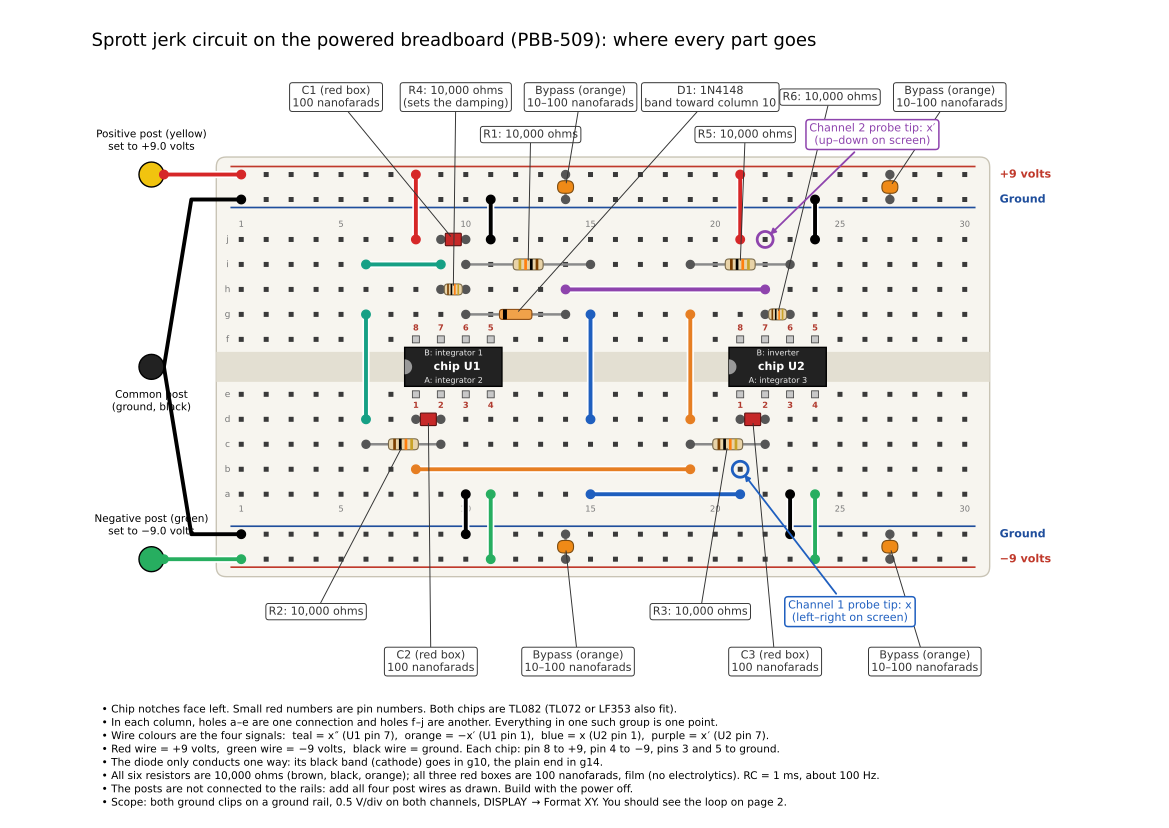

Python code for this plot:
"""Breadboard build sheet for Sprott's diode jerk circuit (Sprott, IEEE TCAS-II 58, 240, 2011, Fig. 1).

x''' = -x'' - x - f(x'): three integrators in a loop, an inverter, and one diode.
Page 1: hole-by-hole layout on the PBB-509 (same board drawing as the Chua build sheet).
Page 2: parts list, what each op-amp does, bring-up steps, and the simulated x' vs x picture.
A netlist check runs first and stops the script if the wiring does not match the schematic.
Writes sprott_build.pdf, sprott_build_page1.png (150 dpi), sprott_build_preview.png (page 1),
sprott_build_p2_preview.png.
"""

import matplotlib.pyplot as plt
import numpy as np
from matplotlib.backends.backend_pdf import PdfPages
from matplotlib.patches import Circle, FancyBboxPatch, Rectangle, Wedge
from matplotlib.transforms import Affine2D
from scipy.integrate import solve_ivp

OUT_PDF = "sprott_build.pdf"
OUT_P1 = "sprott_build_preview.png"
OUT_PAGE1 = "sprott_build_page1.png"  # page 1 at 150 dpi, shown in the README and docs/build.md
OUT_P2 = "sprott_build_p2_preview.png"

# component values (all resistors equal, all three integrator capacitors equal; RC sets the speed)
R_OHM = 10_000
C_NF = 100
R4_OHM = 10_000  # damping resistor across C1 ("the leftmost resistor" in the paper); A = R / R4
SUPPLY_V = 9.0
DIODE = "1N4148"
IS, NIDEAL, VT = 2.52e-9, 1.752, 0.02585  # 1N4148 model used for the simulated picture

NCOL = 30
ROWS = "abcdefghij"
ROW_Y = {r: (i + 1 if i < 5 else i + 2.2) for i, r in enumerate(ROWS)}
RAIL_Y = {"bot_neg": -1.6, "bot_gnd": -0.6, "top_gnd": 12.8, "top_pos": 13.8}
RAIL_STYLE = {
    "top_pos": ("#c0392b", f"+{SUPPLY_V:.0f} volts"),
    "top_gnd": ("#1f4e9c", "Ground"),
    "bot_gnd": ("#1f4e9c", "Ground"),
    "bot_neg": ("#c0392b", f"−{SUPPLY_V:.0f} volts"),
}
BAND = {
    0: "black",
    1: "#7b3f00",
    2: "#d62728",
    3: "#ff7f0e",
    4: "#f1c40f",
    5: "#2e8b57",
    6: "#1f5fbf",
    7: "#8e44ad",
    8: "#8c8c8c",
    9: "white",
}
COLOR_NAME = {
    0: "black",
    1: "brown",
    2: "red",
    3: "orange",
    4: "yellow",
    5: "green",
    6: "blue",
    7: "violet",
    8: "grey",
    9: "white",
}
LABEL_KW = dict(fontsize=8, ha="center", va="center", zorder=12)
FILM, CERAMIC = "#c62828", "#ef8a17"

# signal colours: one colour per signal, used for its wires and its labels
C_X, C_XD, C_MXD, C_XDD = "#1f5fbf", "#8e44ad", "#e67e22", "#16a085"

# ---------------------------------------------------------------- the layout, as data
# chips: name -> first column (pin 1 / pin 8 column); notch faces left
CHIPS = {"U1": 8, "U2": 21}
# op-amp roles: (chip, half) -> (job, output node, inverting-input node)
OPAMPS = {
    ("U1", "B"): ("integrator 1", "xdd", "N1"),
    ("U1", "A"): ("integrator 2", "mxd", "N2"),
    ("U2", "A"): ("integrator 3", "x", "N3"),
    ("U2", "B"): ("inverter", "xd", "N4"),
}
# two-lead parts: (name, kind, hole1, hole2, value).  diode: hole1 = anode, hole2 = cathode (band)
PARTS = [
    ("R1", "R", "i15", "i10", R_OHM),
    ("R2", "R", "c6", "c9", R_OHM),
    ("R3", "R", "c19", "c22", R_OHM),
    ("R4", "R", "h9", "h10", R4_OHM),
    ("R5", "R", "i19", "i23", R_OHM),
    ("R6", "R", "g22", "g23", R_OHM),
    ("C1", "C", "j9", "j10", C_NF),
    ("C2", "C", "d8", "d9", C_NF),
    ("C3", "C", "d21", "d22", C_NF),
    ("D1", "D", "g14", "g10", DIODE),
]
# signal wires: (hole1, hole2, colour)
WIRES = [
    ("i9", "i6", C_XDD),
    ("g6", "d6", C_XDD),
    ("b8", "b19", C_MXD),
    ("d19", "g19", C_MXD),
    ("h22", "h14", C_XD),
    ("a21", "a15", C_X),
    ("d15", "g15", C_X),
]
# power wires: (hole, rail, colour)
POWER = [
    ("j8", "top_pos", "#d62728"),
    ("j21", "top_pos", "#d62728"),
    ("j11", "top_gnd", "black"),
    ("j24", "top_gnd", "black"),
    ("a10", "bot_gnd", "black"),
    ("a23", "bot_gnd", "black"),
    ("a11", "bot_neg", "#27ae60"),
    ("a24", "bot_neg", "#27ae60"),
]
BYPASS = [
    ("top_pos", "top_gnd", 14),
    ("top_pos", "top_gnd", 27),
    ("bot_gnd", "bot_neg", 14),
    ("bot_gnd", "bot_neg", 27),
]
PROBES = {"Channel 1 (x)": "b21", "Channel 2 (x′)": "j22"}

# what the schematic says each node connects to (Sprott 2011, Fig. 1)
EXPECTED = {
    "N1": {
        "U1.6",
        "R1",
        "R4",
        "C1",
        "D1-",
    },
    "xdd": {"U1.7", "R4", "C1", "R2"},
    "N2": {"U1.2", "R2", "C2"},
    "mxd": {"U1.1", "C2", "R3", "R5"},
    "N3": {"U2.2", "R3", "C3"},
    "x": {"U2.1", "C3", "R1", "Channel 1 (x)"},
    "N4": {"U2.6", "R5", "R6"},
    "xd": {"U2.7", "R6", "D1+", "Channel 2 (x′)"},
    "gnd": {"U1.3", "U1.5", "U2.3", "U2.5", "top_gnd", "bot_gnd"},
    "vpos": {"U1.8", "U2.8", "top_pos"},
    "vneg": {"U1.4", "U2.4", "bot_neg"},
}


def H(hole):
    return float(hole[1:]), ROW_Y[hole[0]]


def RL(rail, col):
    return float(col), RAIL_Y[rail]


def group(hole):
    """Electrical strip a hole belongs to: column + half (a-e or f-j)."""
    return (int(hole[1:]), "bot" if hole[0] in "abcde" else "top")


def chip_pins(name):
    c0 = CHIPS[name]
    pins = {}
    for k in range(4):
        pins[k + 1] = f"e{c0 + k}"
        pins[8 - k] = f"f{c0 + k}"
    return pins


# ---------------------------------------------------------------- netlist check
def check_layout():
    parent = {}

    def find(a):
        parent.setdefault(a, a)
        while parent[a] != a:
            parent[a] = parent[parent[a]]
            a = parent[a]
        return a

    def union(a, b):
        parent[find(a)] = find(b)

    used = {}

    def take(hole, who):
        if hole in used:
            raise SystemExit(f"hole {hole} used twice: {used[hole]} and {who}")
        used[hole] = who

    members = []  # (terminal name, group)
    for chip in CHIPS:
        for pin, hole in chip_pins(chip).items():
            take(hole, f"{chip}.{pin}")
            members.append((f"{chip}.{pin}", group(hole)))
    for name, kind, h1, h2, _ in PARTS:
        take(h1, name)
        take(h2, name)
        t1, t2 = (f"{name}+", f"{name}-") if kind == "D" else (name, name)
        members += [(t1, group(h1)), (t2, group(h2))]
    for h1, h2, _ in WIRES:
        take(h1, "wire")
        take(h2, "wire")
        union(group(h1), group(h2))
    for hole, rail, _ in POWER:
        take(hole, "power wire")
        union(group(hole), rail)
    for name, hole in PROBES.items():
        take(hole, name)
        members.append((name, group(hole)))
    for rail in RAIL_Y:
        members.append((rail, rail))
    union("top_gnd", "bot_gnd")  # both ground rails go to the common post

    nets = {}
    for term, g in members:
        nets.setdefault(find(g), set()).add(term)
    found = sorted(nets.values(), key=sorted)
    want = sorted(EXPECTED.values(), key=sorted)
    if found != want:
        for n in found:
            if n not in want:
                print("unexpected net:", sorted(n))
        raise SystemExit("layout does not match the schematic")

    # nothing may sit in a hole that a wire or a part body passes over
    def passed(h1, h2):
        (x1, y1), (x2, y2) = H(h1), H(h2)
        if y1 == y2:
            return [
                f"{h1[0]}{c}" for c in range(int(min(x1, x2)) + 1, int(max(x1, x2)))
            ]
        return []

    for h1, h2, _ in WIRES:
        for h in passed(h1, h2):
            if h in used:
                raise SystemExit(f"wire {h1}-{h2} passes over {h} ({used[h]})")
    for name, _, h1, h2, _ in PARTS:
        for h in passed(h1, h2):
            if h in used:
                raise SystemExit(f"{name} body covers {h} ({used[h]})")
    print("netlist check passed:", len(found), "nets,", len(used), "holes used")


# ---------------------------------------------------------------- drawing helpers
def bands(ohms):
    s = str(int(ohms))
    return [BAND[int(s[0])], BAND[int(s[1])], BAND[len(s) - 2], "#c9a227"]


def color_code(ohms):
    s = str(int(ohms))
    return ", ".join(COLOR_NAME[d] for d in (int(s[0]), int(s[1]), len(s) - 2))


def callout(ax, xy, text, txy, color="#333"):
    ax.annotate(
        text,
        xy=xy,
        xytext=txy,
        color=color,
        **LABEL_KW,
        arrowprops=dict(arrowstyle="-", color=color, lw=0.7, shrinkA=0, shrinkB=3),
        bbox=dict(fc="white", ec=color, lw=0.7, boxstyle="round,pad=0.25"),
    )


def lead(ax, p1, p2):
    ax.plot(*zip(p1, p2), color="#8a8a8a", lw=1.8, zorder=4, solid_capstyle="round")
    for p in (p1, p2):
        ax.add_patch(Circle(p, 0.16, color="#555", zorder=4.5))


def mid(p1, p2):
    return (p1[0] + p2[0]) / 2, (p1[1] + p2[1]) / 2


def body(ax, p1, p2, L, w, fc, ec, rounding):
    cx, cy = mid(p1, p2)
    ang = np.degrees(np.arctan2(p2[1] - p1[1], p2[0] - p1[0]))
    t = Affine2D().rotate_deg_around(cx, cy, ang) + ax.transData
    ax.add_patch(
        FancyBboxPatch(
            (cx - L / 2, cy - w / 2),
            L,
            w,
            boxstyle=f"round,pad=0,rounding_size={rounding}",
            fc=fc,
            ec=ec,
            lw=0.8,
            zorder=5,
            transform=t,
        )
    )
    return cx, cy, t


def resistor(ax, p1, p2, ohms):
    lead(ax, p1, p2)
    L = min(1.2, 0.72 * np.hypot(p2[0] - p1[0], p2[1] - p1[1]))
    w = 0.44
    cx, cy, t = body(ax, p1, p2, L, w, "#e8d3a8", "#7a6a4a", 0.15)
    for k, c in enumerate(bands(ohms)):
        x0 = cx - L / 2 + L * (0.16 + 0.19 * k)
        ax.add_patch(
            Rectangle(
                (x0, cy - w / 2), L * 0.09, w, fc=c, ec="none", zorder=6, transform=t
            )
        )
    return cx, cy


def capacitor(ax, p1, p2, fc=FILM):
    lead(ax, p1, p2)
    cx, cy = mid(p1, p2)
    film = fc == FILM
    ax.add_patch(
        FancyBboxPatch(
            (cx - 0.32, cy - 0.25),
            0.64,
            0.5,
            boxstyle=f"round,pad=0,rounding_size={0.03 if film else 0.24}",
            fc=fc,
            ec="#5a1010" if film else "#7a4a10",
            lw=0.8,
            zorder=6,
        )
    )
    return cx, cy


def diode(ax, anode, cathode):
    """Glass diode; black band at the cathode end."""
    lead(ax, anode, cathode)
    L, w = 1.3, 0.4
    cx, cy, t = body(ax, anode, cathode, L, w, "#f0a24a", "#8a4a10", 0.12)
    ax.add_patch(
        Rectangle(
            (cx + L / 2 - 0.3, cy - w / 2),
            0.16,
            w,
            fc="black",
            ec="none",
            zorder=6,
            transform=t,
        )
    )
    return cx, cy


def wire(ax, p1, p2, color, lw=2.8):
    ax.plot(*zip(p1, p2), color="white", lw=lw + 2.4, zorder=7, solid_capstyle="round")
    ax.plot(*zip(p1, p2), color=color, lw=lw, zorder=7.5, solid_capstyle="round")
    for p in (p1, p2):
        ax.add_patch(Circle(p, 0.17, color=color, zorder=8))


def chip(ax, c0, name):
    x0, x1 = c0 - 0.45, c0 + 3.45
    y0, y1 = ROW_Y["e"] + 0.32, ROW_Y["f"] - 0.32
    ax.add_patch(Rectangle((x0, y0), x1 - x0, y1 - y0, fc="#222", ec="black", zorder=6))
    ax.add_patch(Wedge((x0, (y0 + y1) / 2), 0.3, -90, 90, fc="#999", zorder=7))
    ax.text(
        (x0 + x1) / 2 + 0.15,
        (y0 + y1) / 2,
        name,
        color="white",
        ha="center",
        va="center",
        fontsize=8,
        fontweight="bold",
        zorder=8,
    )
    for k in range(4):
        x = c0 + k
        for y in (ROW_Y["e"], ROW_Y["f"]):
            ax.add_patch(
                Rectangle(
                    (x - 0.14, y - 0.14),
                    0.28,
                    0.28,
                    fc="#c8c8c8",
                    ec="#444",
                    lw=0.6,
                    zorder=7,
                )
            )
        for y, num in ((ROW_Y["e"] - 0.45, k + 1), (ROW_Y["f"] + 0.45, 8 - k)):
            ax.text(
                x,
                y,
                str(num),
                ha="center",
                va="center",
                fontsize=6,
                color="#b03a2e",
                zorder=9,
                fontweight="bold",
            )


def board(ax):
    ax.add_patch(
        FancyBboxPatch(
            (0.0, -2.3),
            NCOL + 1.0,
            16.8,
            boxstyle="round,pad=0,rounding_size=0.4",
            fc="#f7f5ef",
            ec="#c9c4b5",
            zorder=0,
        )
    )
    ax.add_patch(
        Rectangle(
            (0.0, ROW_Y["e"] + 0.5),
            NCOL + 1.0,
            ROW_Y["f"] - ROW_Y["e"] - 1.0,
            fc="#e3dfd2",
            ec="none",
            zorder=0.5,
        )
    )
    for r in ROWS:
        for c in range(1, NCOL + 1):
            ax.add_patch(
                Rectangle(
                    (c - 0.1, ROW_Y[r] - 0.1),
                    0.2,
                    0.2,
                    fc="#3a3a3a",
                    ec="none",
                    zorder=1,
                )
            )
        ax.text(0.45, ROW_Y[r], r, ha="center", va="center", fontsize=6.5, color="#777")
    for c in (1, 5, 10, 15, 20, 25, 30):
        for y in (ROW_Y["a"] - 0.6, ROW_Y["j"] + 0.6):
            ax.text(c, y, str(c), ha="center", va="center", fontsize=6, color="#777")
    for rail, y in RAIL_Y.items():
        col, txt = RAIL_STYLE[rail]
        side = 0.32 if rail in ("top_pos", "bot_gnd") else -0.32
        ax.plot([0.6, NCOL + 0.4], [y + side, y + side], color=col, lw=1.2, zorder=1)
        for c in range(1, NCOL + 1):
            ax.add_patch(
                Rectangle(
                    (c - 0.1, y - 0.1), 0.2, 0.2, fc="#3a3a3a", ec="none", zorder=1
                )
            )
        ax.text(
            NCOL + 1.4,
            y,
            txt,
            ha="left",
            va="center",
            fontsize=8,
            color=col,
            fontweight="bold",
        )


def probe(ax, p, text, txy, color):
    ax.add_patch(Circle(p, 0.32, fc="none", ec=color, lw=2, zorder=10))
    ax.annotate(
        text,
        xy=p,
        xytext=txy,
        fontsize=8,
        color=color,
        ha="center",
        va="center",
        zorder=12,
        arrowprops=dict(arrowstyle="-|>", color=color, lw=1.3, shrinkB=5),
        bbox=dict(fc="white", ec=color, lw=1.1, boxstyle="round,pad=0.3"),
    )


def rlabel(ohms):
    return f"{ohms:,} ohms"


# ---------------------------------------------------------------- page 1
def page_breadboard(pdf):
    fig, ax = plt.subplots(figsize=(11.69, 8.27))
    fig.subplots_adjust(left=0.02, right=0.98, top=0.94, bottom=0.01)
    ax.set_xlim(-5.0, NCOL + 4.5)
    ax.set_ylim(-12.0, 18.8)
    ax.set_aspect("equal")
    ax.axis("off")

    board(ax)
    for name, c0 in CHIPS.items():
        chip(ax, c0, f"chip {name}")

    # power posts (not connected to the rails on this board)
    for txt, p, c, above in (
        (
            f"Positive post (yellow)\nset to +{SUPPLY_V:.1f} volts",
            (-2.6, 13.8),
            "#f1c40f",
            True,
        ),
        ("Common post\n(ground, black)", (-2.6, 6.1), "#222", False),
        (
            f"Negative post (green)\nset to −{SUPPLY_V:.1f} volts",
            (-2.6, -1.6),
            "#27ae60",
            True,
        ),
    ):
        ax.add_patch(Circle(p, 0.5, fc=c, ec="black", zorder=8))
        ax.text(
            p[0],
            p[1] + (0.9 if above else -0.9),
            txt,
            ha="center",
            va="bottom" if above else "top",
            fontsize=7.5,
        )
    wire(ax, (-2.1, 13.8), RL("top_pos", 1), "#d62728")
    wire(ax, (-2.1, -1.6), RL("bot_neg", 1), "#27ae60")
    for yend in (12.8, -0.6):
        ax.plot(
            [-2.1, -1.0, 1],
            [6.1, yend, yend],
            color="black",
            lw=2.8,
            zorder=7.5,
            solid_joinstyle="round",
        )
        ax.add_patch(Circle((1, yend), 0.17, color="black", zorder=8))

    for hole, rail, color in POWER:
        wire(ax, H(hole), RL(rail, group(hole)[0]), color)
    byp = [capacitor(ax, RL(r1, c), RL(r2, c), fc=CERAMIC) for r1, r2, c in BYPASS]

    pos = {}
    for name, kind, h1, h2, val in PARTS:
        if kind == "R":
            pos[name] = resistor(ax, H(h1), H(h2), val)
        elif kind == "C":
            pos[name] = capacitor(ax, H(h1), H(h2))
        else:
            pos[name] = diode(ax, H(h1), H(h2))
    for h1, h2, color in WIRES:
        wire(ax, H(h1), H(h2), color)

    up, up2, dn, dn2 = 16.9, 15.4, -3.7, -5.7
    cap = f"{C_NF} nanofarads"
    callout(ax, pos["C1"], f"C1 (red box)\n{cap}", (4.8, up))
    callout(ax, pos["R4"], f"R4: {rlabel(R4_OHM)}\n(sets the damping)", (9.6, up))
    callout(ax, pos["R1"], f"R1: {rlabel(R_OHM)}", (12.6, up2))
    callout(ax, pos["D1"], f"D1: {DIODE}\nband toward column 10", (19.8, up))
    callout(ax, pos["R5"], f"R5: {rlabel(R_OHM)}", (21.2, up2))
    callout(ax, pos["R6"], f"R6: {rlabel(R_OHM)}", (24.6, up))
    callout(ax, byp[1], "Bypass (orange)\n10–100 nanofarads", (29.4, up))
    callout(ax, byp[0], "Bypass (orange)\n10–100 nanofarads", (14.6, up))
    callout(ax, pos["R2"], f"R2: {rlabel(R_OHM)}", (4.0, dn))
    callout(ax, pos["C2"], f"C2 (red box)\n{cap}", (8.6, dn2))
    callout(ax, pos["R3"], f"R3: {rlabel(R_OHM)}", (19.4, dn))
    callout(ax, pos["C3"], f"C3 (red box)\n{cap}", (22.4, dn2))
    callout(ax, byp[2], "Bypass (orange)\n10–100 nanofarads", (14.5, dn2))
    callout(ax, byp[3], "Bypass (orange)\n10–100 nanofarads", (28.4, dn2))

    # which op-amp does what (A = pins 1-3, bottom; B = pins 5-7, top)
    for (chipname, half), (job, _, _) in OPAMPS.items():
        c0 = CHIPS[chipname]
        y = ROW_Y["e"] + 0.55 if half == "A" else ROW_Y["f"] - 0.55
        ax.text(
            c0 + 1.5,
            y,
            f"{half}: {job}",
            ha="center",
            va="center",
            fontsize=5.8,
            color="#e8e8e8",
            zorder=9,
        )

    probe(
        ax,
        H(PROBES["Channel 1 (x)"]),
        "Channel 1 probe tip: x\n(left–right on screen)",
        (25.4, dn),
        C_X,
    )
    probe(
        ax,
        H(PROBES["Channel 2 (x′)"]),
        "Channel 2 probe tip: x′\n(up–down on screen)",
        (26.3, 15.4),
        C_XD,
    )

    ax.set_title(
        "Sprott jerk circuit on the powered breadboard (PBB-509): where every part goes",
        fontsize=13,
        loc="left",
        pad=0,
    )
    notes = (
        "• Chip notches face left. Small red numbers are pin numbers. Both chips are TL082 (TL072 or LF353 also fit).\n"
        "• In each column, holes a–e are one connection and holes f–j are another. Everything in one such group is one point.\n"
        "• Wire colours are the four signals:  teal = x″ (U1 pin 7),  orange = −x′ (U1 pin 1),  "
        "blue = x (U2 pin 1),  purple = x′ (U2 pin 7).\n"
        "• Red wire = +9 volts,  green wire = −9 volts,  black wire = ground. "
        "Each chip: pin 8 to +9, pin 4 to −9, pins 3 and 5 to ground.\n"
        "• The diode only conducts one way: its black band (cathode) goes in g10, the plain end in g14.\n"
        f"• All six resistors are {R_OHM:,} ohms ({color_code(R_OHM)}); all three red boxes are {C_NF} nanofarads, "
        "film (no electrolytics). RC = 1 ms, about 100 Hz.\n"
        "• The posts are not connected to the rails: add all four post wires as drawn. Build with the power off.\n"
        "• Scope: both ground clips on a ground rail, 0.5 V/div on both channels, DISPLAY → Format XY. "
        "You should see the loop on page 2."
    )
    ax.text(-4.6, -7.4, notes, fontsize=7.6, ha="left", va="top", linespacing=1.3)
    pdf.savefig(fig)
    fig.savefig(OUT_P1, dpi=100)
    fig.savefig(OUT_PAGE1, dpi=150)
    plt.close(fig)


# ---------------------------------------------------------------- page 2
def simulate():
    R4ratio = R_OHM / R4_OHM

    def rhs(t, s):
        x, y, z = s
        return [
            y,
            z,
            -R4ratio * z - x - R_OHM * IS * np.expm1(min(y / (NIDEAL * VT), 60.0)),
        ]

    sol = solve_ivp(
        rhs,
        (0, 700),
        [0.0, 0.4, 0.0],
        method="LSODA",
        rtol=1e-9,
        atol=1e-11,
        max_step=0.02,
    )
    keep = sol.t > 200
    return sol.t[keep] - 200, sol.y[:, keep]


def page_parts(pdf):
    fig = plt.figure(figsize=(11.69, 8.27))
    fig.text(
        0.03,
        0.955,
        "Sprott jerk circuit: parts, what each op-amp does, and what you should see",
        fontsize=13,
        ha="left",
        va="top",
    )

    rows = [
        (
            "U1, U2",
            "Dual op-amp chip (8 pins)",
            "TL082 (or TL072, LF353)",
            "columns 8–11 and 21–24",
        ),
        (
            "R1",
            "Resistor",
            f"{R_OHM:,} Ω ({color_code(R_OHM)})",
            "i10–i15 (x into integrator 1)",
        ),
        ("R2", "Resistor", f"{R_OHM:,} Ω", "c6–c9 (x″ into integrator 2)"),
        ("R3", "Resistor", f"{R_OHM:,} Ω", "c19–c22 (−x′ into integrator 3)"),
        ("R4", "Resistor", f"{R4_OHM:,} Ω", "h9–h10, across C1 (damping)"),
        ("R5", "Resistor", f"{R_OHM:,} Ω", "i19–i23 (inverter input)"),
        ("R6", "Resistor", f"{R_OHM:,} Ω", "g22–g23 (inverter feedback)"),
        (
            "C1, C2, C3",
            "Film capacitor (red box)",
            f"{C_NF} nF (104), non-polar",
            "j9–j10, d8–d9, d21–d22",
        ),
        (
            "D1",
            "Diode",
            f"{DIODE} (or 1N914, 1N4001)",
            "g14 (plain end) to g10 (band)",
        ),
        (
            "—",
            "Bypass capacitors ×4",
            "10–100 nF ceramic",
            "across the rails, columns 14 and 27",
        ),
        ("—", "Jumper wires", "4 colours + power", "see page 1"),
    ]
    ax = fig.add_axes((0.03, 0.50, 0.58, 0.40))
    ax.axis("off")
    tab = ax.table(
        cellText=rows,
        colLabels=["Part", "What it is", "Value", "Holes"],
        loc="upper left",
        cellLoc="left",
        colLoc="left",
        colWidths=[0.11, 0.25, 0.30, 0.34],
    )
    tab.auto_set_font_size(False)
    tab.set_fontsize(8)
    tab.scale(1, 1.35)
    for (r, _), cell in tab.get_celld().items():
        cell.set_edgecolor("#bbb")
        if r == 0:
            cell.set_text_props(fontweight="bold")
            cell.set_facecolor("#eee")

    jobs = [
        (
            "U1 B (pins 5–7)",
            "integrator 1",
            "x″ on pin 7",
            "sums x (R1), x″ (R4) and the diode at pin 6",
        ),
        ("U1 A (pins 1–3)", "integrator 2", "−x′ on pin 1", "integrates x″ (R2, C2)"),
        ("U2 A (pins 1–3)", "integrator 3", "x on pin 1", "integrates −x′ (R3, C3)"),
        (
            "U2 B (pins 5–7)",
            "inverter",
            "x′ on pin 7",
            "flips −x′ (R5, R6); feeds the diode",
        ),
    ]
    ax2 = fig.add_axes((0.03, 0.30, 0.58, 0.17))
    ax2.axis("off")
    t2 = ax2.table(
        cellText=jobs,
        colLabels=["Op-amp", "Job", "Output", "Input side"],
        loc="upper left",
        cellLoc="left",
        colLoc="left",
        colWidths=[0.2, 0.17, 0.17, 0.46],
    )
    t2.auto_set_font_size(False)
    t2.set_fontsize(8)
    t2.scale(1, 1.35)
    for (r, _), cell in t2.get_celld().items():
        cell.set_edgecolor("#bbb")
        if r == 0:
            cell.set_text_props(fontweight="bold")
            cell.set_facecolor("#eee")

    steps = (
        "Bring-up\n"
        "1. Power off. Set the supply to ±9 V. Place both chips (notch left), then the power wires and bypass caps.\n"
        "2. Power on with only the chips in: pin 8 of each chip at +9 V, pin 4 at −9 V, chips cool to the touch.\n"
        "   Don't check the outputs yet: with nothing on the inputs they sit near a rail.\n"
        "3. Power off, add the rest. Check the diode band (g10) and the four coloured wires.\n"
        "4. Power on. Channel 1 on b21 (x), Channel 2 on j22 (x′), 0.5 V/div, XY mode.\n"
        "   The loop should start by itself within a second and look like the picture on the right.\n"
        "5. Single clean loop or a double loop instead? You are in a periodic window. Change R4 a little.\n"
        "   With a 1N4148 the model at my measured parts is chaotic at R4 = 10, 11, 15 and 20k and periodic at\n"
        "   9.1k and below, with a narrow periodic window at 10.31–10.34k. Your own parts shift these a little.\n"
        "6. Flat line at a rail? An op-amp output is stuck: check the integrator capacitors and R4."
    )
    fig.text(0.03, 0.27, steps, fontsize=8.4, ha="left", va="top", linespacing=1.45)

    t, (x, y, _) = simulate()
    axp = fig.add_axes((0.67, 0.50, 0.30, 0.40))
    axp.plot(x, y, color=C_XD, lw=0.5)
    axp.set_xlabel("x, Channel 1 (V)")
    axp.set_ylabel("x′, Channel 2 (V)")
    axp.set_title("Simulated scope picture (XY)", fontsize=9)
    axp.set_xlim(-2.0, 1.0)
    axp.set_ylim(-1.25, 1.0)
    axp.set_aspect("equal")
    axp.grid(color="#ddd", lw=0.5)

    axt = fig.add_axes((0.67, 0.10, 0.30, 0.28))
    ms = t * R_OHM * C_NF * 1e-9 * 1e3
    m = ms < 100
    axt.plot(ms[m], x[m], color=C_X, lw=0.8, label="x")
    axt.plot(ms[m], y[m] - 2.5, color=C_XD, lw=0.8, label="x′ (shifted down)")
    axt.set_xlabel("time (ms)")
    axt.set_ylabel("volts")
    axt.set_title("Simulated waveforms (about 100 Hz)", fontsize=9)
    axt.legend(fontsize=7, loc="upper right", frameon=False)
    axt.set_xlim(0, 100)

    fig.text(
        0.67,
        0.045,
        f"Simulation: Sprott 2011, Eq. (2), {DIODE} diode model,\n"
             f"R = {R_OHM:,} ohms, C = {C_NF} nF. Circuit: J. C. Sprott,\n"
             "IEEE Trans. Circuits Syst. II 58, 240 (2011), Fig. 1.",
        fontsize=7,
        ha="left",
        va="top",
        color="#555",
    )
    pdf.savefig(fig)
    fig.savefig(OUT_P2, dpi=100)
    plt.close(fig)


if __name__ == "__main__":
    check_layout()
    with PdfPages(OUT_PDF) as pdf:
        page_breadboard(pdf)
        page_parts(pdf)
    print("wrote", OUT_PDF)
